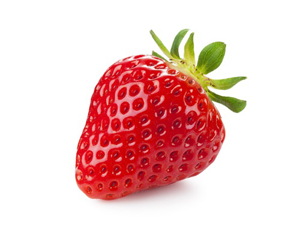
#> input picture FeatureSelectorProject/Resources/TestImages/berry.jpg, 300 x 225 px, found by its file name
$ python FeatureSelection.py
#> lines starting #> are read from the running program, lines starting #| are printed output that depends on the picture
import cv2

drawing = False
ix, iy, fx, fy = -1, -1, -1, -1


def drawRectangle(event, x, y, flags, param):

    global ix, iy, fx, fy, drawing

    if event == cv2.EVENT_LBUTTONDOWN:
        drawing = True
        ix, iy = x, y

    elif event == cv2.EVENT_MOUSEMOVE:
        fx, fy = x, y

    elif event == cv2.EVENT_LBUTTONUP:
        drawing = False
        fx, fy = x, y

if __name__ == '__main__':

    img = cv2.imread('berry.jpg')
#> img is the input picture: shape (225, 300, 3); mean B, G, R 198.2, 200.5, 237.7
    cv2.namedWindow('image')
    cv2.setMouseCallback('image', drawRectangle)

    while 1:
        if drawing:
            img = cv2.imread('berry.jpg')
            cv2.rectangle(img, (ix, iy), (fx, fy), (255, 0, 0), 2)
        cv2.imshow('image', img)

        k = cv2.waitKey(1) & 0xFF
#> (key Esc is pressed here)
        if k == 27:
            break

    feature = img[iy+2:fy-2, ix+2:fx-2]
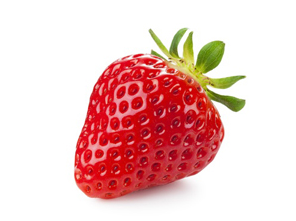
#> feature: shape (221, 296, 3); mean B, G, R 196.4, 198.7, 237.2
    cv2.imwrite('feature.jpg', feature)
    cv2.destroyAllWindows()
